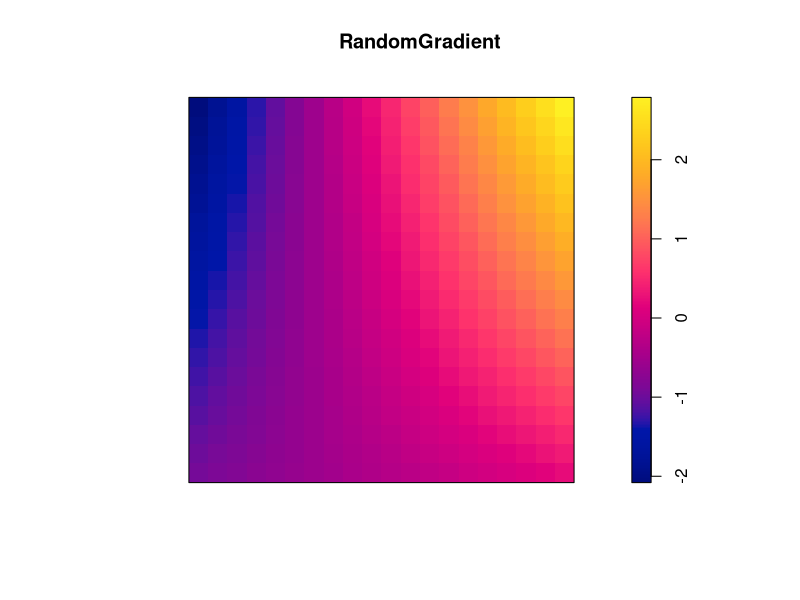
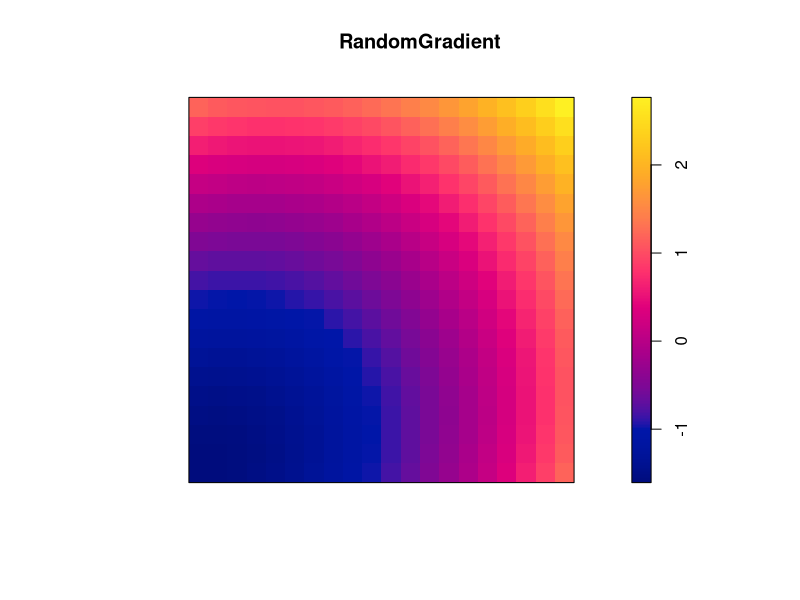
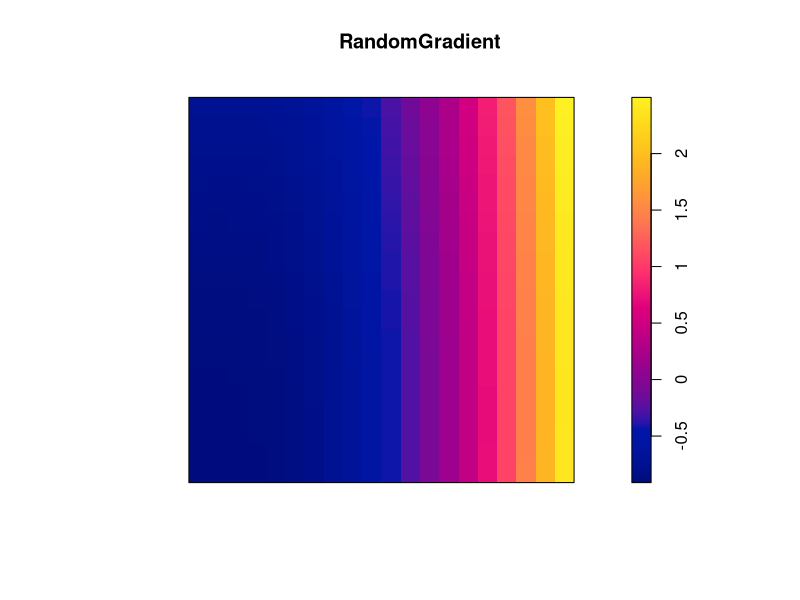
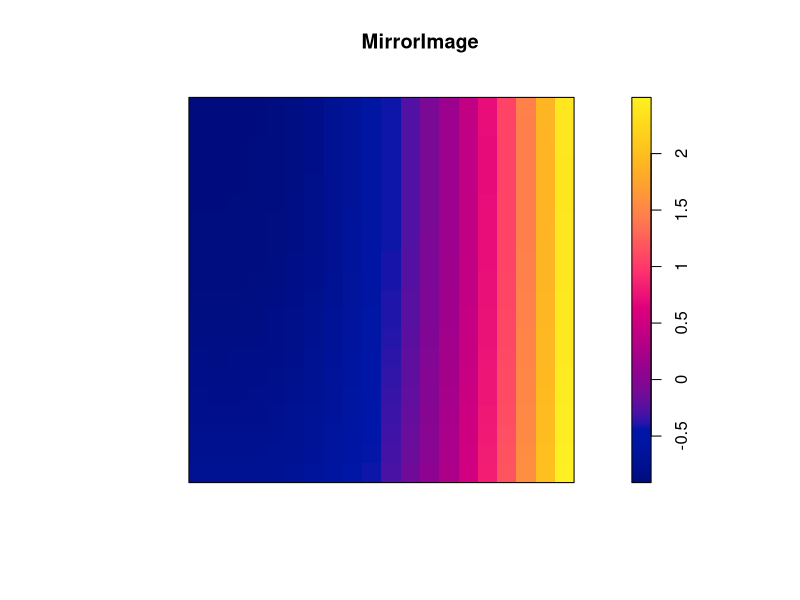
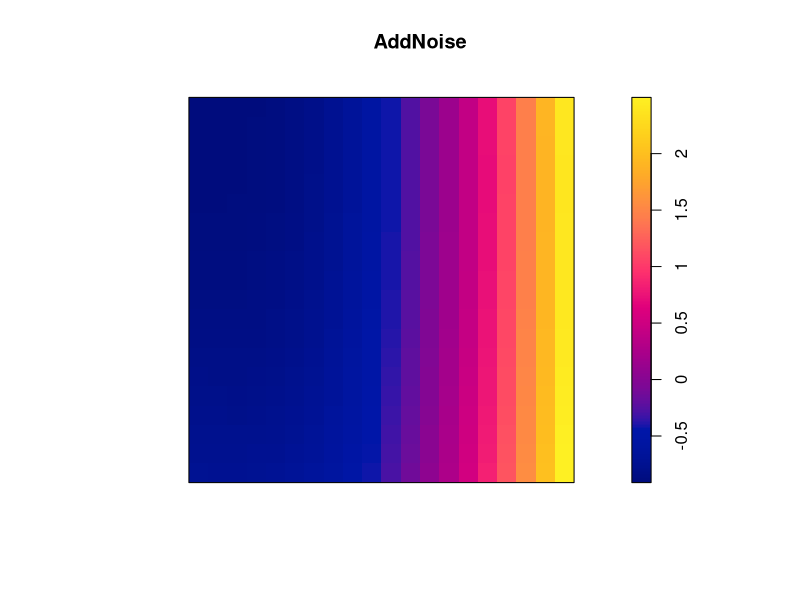

R code for these plots, in order:
library(terra)
library(spatstat)
library(glue)



RandomGradient <- function(n_col, n_row, plot = TRUE){
  
  #create the image matrix
  XY = expand.grid(seq(0, n_col-1, 1), seq(0, n_row-1, 1))
  X = XY[,1]
  Y = XY[,2]
  
  # randomize a gradient function
  math_op <- c("-", "+")
  exp_size <- c("^1", "^2", "^3")
  
  op_1 <- sample(math_op, 1)
  op_2 <- sample(math_op, 1)
  op_3 <- sample(math_op, 1)
  op_4 <- sample(math_op, 1)
  
  exp_x <- sample(exp_size, 1)
  exp_y <- sample(exp_size, 1)
  
  val_1 <- sample(seq(0, 100, 1), 1)
  val_2 <- sample(seq(0, 100, 1), 1)
  val_3 <- sample(seq(0, 1, 0.01), 1)
  
  # set the gradient function
  str_expression <-  glue(
    "(X{exp_x} {op_1} {val_1}) {op_2} (Y{exp_y} {op_3} {val_2}) {op_4} ({val_3}*X*Y)"
  )
  
  # Create the raster image 
  v1 <- eval(parse(text = str_expression))
  v1 = scale(v1)
  
  raster.im = as.im(data.frame(x = X, y = Y, z = v1))
  
  if(plot) plot(raster.im, main = "RandomGradient")
  
  raster.im
  
}

AddNoise <- function(Rast, noise = 0.1, plot = TRUE){
  l_vec <- length(Rast$v)
  add_noise <- rnorm(l_vec, 0, noise)
  
  Rast$v <- Rast$v + add_noise
  
  if(plot) plot(Rast, main = "AddNoise")
  Rast
}

MirrorImage = function(Rast, direction = "horizontal",  plot = TRUE){
  
  if(direction == "horizontal"){
    mat1 <- apply(Rast$v, 2, rev)
    m_raster = as.im(t(mat1))
    
  }
  
  if(direction == "vertical"){
    mat1 <- apply(Rast$v, 2, rev)
    m_raster = as.im(mat1)
  }
 
  if(plot) plot(m_raster, main = "MirrorImage")
  
  m_raster
  
}

set.seed(254)
rast_img <- RandomGradient(20,20)

set.seed(1125)
rast_img <- RandomGradient(20,20)

set.seed(5678)
rast_img <- RandomGradient(20,20)


  MirrorImage(rast_img, direction = "vertical") |> 
    AddNoise(.001)
